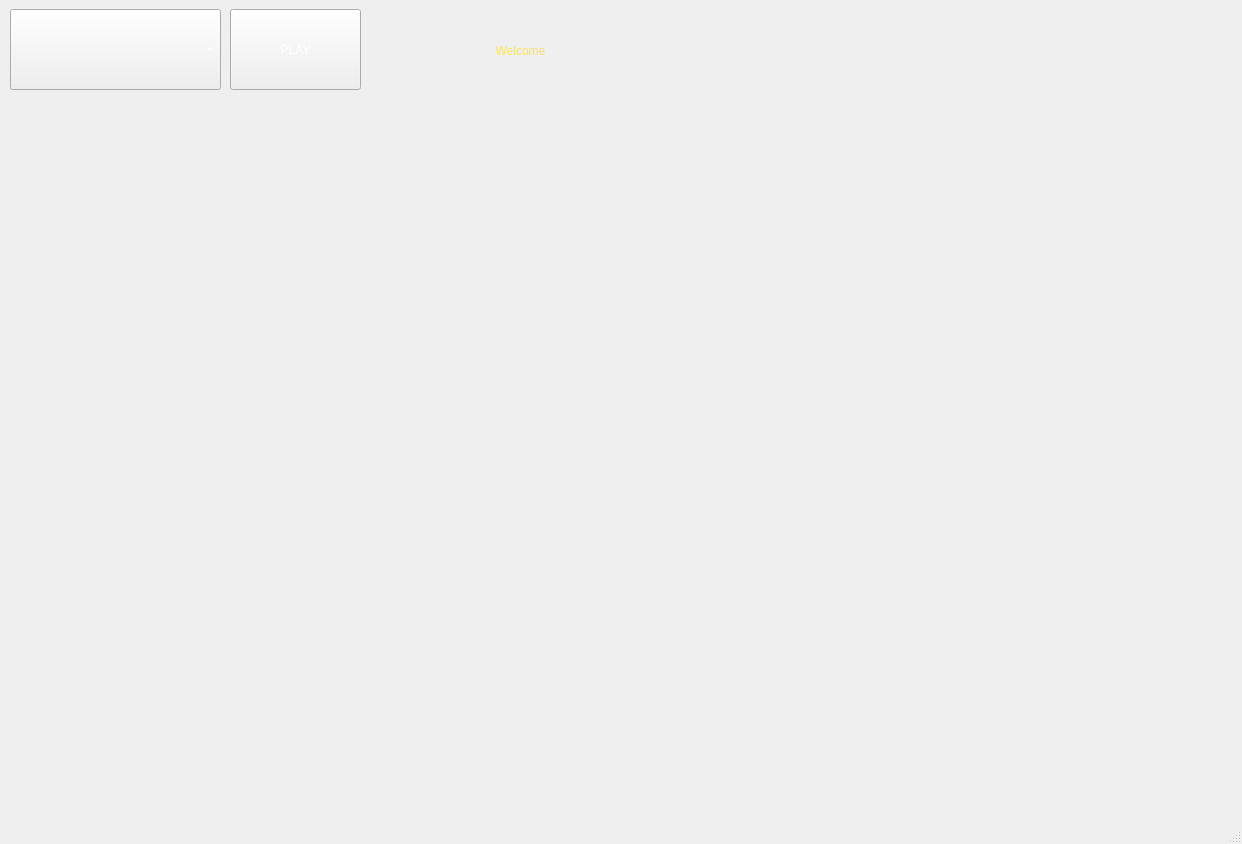
<?xml version="1.0" encoding="UTF-8"?>
<ui version="4.0">
 <class>MainWindow</class>
 <widget class="QMainWindow" name="MainWindow">
  <property name="geometry">
   <rect>
    <x>0</x>
    <y>0</y>
    <width>1242</width>
    <height>844</height>
   </rect>
  </property>
  <property name="windowTitle">
   <string>MainWindow</string>
  </property>
  <property name="styleSheet">
   <string notr="true">background-color: qlineargradient(spread:pad, x1:0, y1:0, x2:1, y2:1, stop:0 rgba(0, 0, 0, 255), stop:0.0738636 rgba(82, 0, 0, 255), stop:0.225 rgba(0, 0, 0, 255), stop:0.285 rgba(0, 0, 0, 255), stop:0.345 rgba(0, 0, 0, 255), stop:0.415 rgba(0, 0, 111, 255), stop:0.52 rgba(0, 0, 0, 255), stop:0.57 rgba(0, 0, 192, 255), stop:0.635 rgba(0, 0, 0, 255), stop:0.693182 rgba(0, 0, 0, 255), stop:0.75 rgba(0, 0, 0, 255), stop:0.815 rgba(63, 0, 0, 255), stop:0.88 rgba(128, 0, 0, 255), stop:0.935 rgba(77, 0, 0, 255), stop:1 rgba(35, 40, 3, 255));</string>
  </property>
  <widget class="QWidget" name="centralwidget">
   <widget class="QPushButton" name="generate">
    <property name="geometry">
     <rect>
      <x>230</x>
      <y>9</y>
      <width>131</width>
      <height>81</height>
     </rect>
    </property>
    <property name="styleSheet">
     <string notr="true">font: 20pt &quot;Snap ITC&quot;;
color: rgb(255, 255, 255);
</string>
    </property>
    <property name="text">
     <string>PLAY</string>
    </property>
   </widget>
   <widget class="QLabel" name="champ">
    <property name="geometry">
     <rect>
      <x>370</x>
      <y>0</y>
      <width>301</width>
      <height>101</height>
     </rect>
    </property>
    <property name="autoFillBackground">
     <bool>false</bool>
    </property>
    <property name="styleSheet">
     <string notr="true">font: 26pt &quot;Snap ITC&quot;;
color: qconicalgradient(cx:0, cy:0, angle:135, stop:0 rgba(255, 255, 0, 69), stop:0.375 rgba(255, 255, 0, 69), stop:0.423533 rgba(251, 255, 0, 145), stop:0.45 rgba(247, 255, 0, 208), stop:0.477581 rgba(255, 244, 71, 130), stop:0.518717 rgba(255, 218, 71, 130), stop:0.55 rgba(255, 255, 0, 255), stop:0.57754 rgba(255, 203, 0, 130), stop:0.625 rgba(255, 255, 0, 69), stop:1 rgba(255, 255, 0, 69));</string>
    </property>
    <property name="text">
     <string>Welcome</string>
    </property>
    <property name="alignment">
     <set>Qt::AlignCenter</set>
    </property>
   </widget>
   <widget class="QComboBox" name="roles">
    <property name="geometry">
     <rect>
      <x>10</x>
      <y>9</y>
      <width>211</width>
      <height>81</height>
     </rect>
    </property>
    <property name="styleSheet">
     <string notr="true">font: 25pt &quot;Snap ITC&quot;;
color: rgb(255, 255, 255);</string>
    </property>
   </widget>
   <widget class="QLabel" name="img">
    <property name="geometry">
     <rect>
      <x>16</x>
      <y>116</y>
      <width>1211</width>
      <height>701</height>
     </rect>
    </property>
    <property name="layoutDirection">
     <enum>Qt::LeftToRight</enum>
    </property>
    <property name="text">
     <string/>
    </property>
    <property name="alignment">
     <set>Qt::AlignCenter</set>
    </property>
   </widget>
   <widget class="QLabel" name="role1">
    <property name="enabled">
     <bool>true</bool>
    </property>
    <property name="geometry">
     <rect>
      <x>682</x>
      <y>5</y>
      <width>131</width>
      <height>101</height>
     </rect>
    </property>
    <property name="autoFillBackground">
     <bool>false</bool>
    </property>
    <property name="styleSheet">
     <string notr="true">font: 25pt &quot;Snap ITC&quot;;
</string>
    </property>
    <property name="text">
     <string/>
    </property>
    <property name="alignment">
     <set>Qt::AlignLeading|Qt::AlignLeft|Qt::AlignVCenter</set>
    </property>
   </widget>
   <widget class="QLabel" name="role2">
    <property name="enabled">
     <bool>true</bool>
    </property>
    <property name="geometry">
     <rect>
      <x>819</x>
      <y>5</y>
      <width>131</width>
      <height>101</height>
     </rect>
    </property>
    <property name="autoFillBackground">
     <bool>false</bool>
    </property>
    <property name="styleSheet">
     <string notr="true">font: 25pt &quot;Snap ITC&quot;;
</string>
    </property>
    <property name="text">
     <string/>
    </property>
    <property name="alignment">
     <set>Qt::AlignLeading|Qt::AlignLeft|Qt::AlignVCenter</set>
    </property>
   </widget>
   <widget class="QLabel" name="role3">
    <property name="enabled">
     <bool>true</bool>
    </property>
    <property name="geometry">
     <rect>
      <x>959</x>
      <y>5</y>
      <width>131</width>
      <height>101</height>
     </rect>
    </property>
    <property name="autoFillBackground">
     <bool>false</bool>
    </property>
    <property name="styleSheet">
     <string notr="true">font: 25pt &quot;Snap ITC&quot;;
</string>
    </property>
    <property name="text">
     <string/>
    </property>
    <property name="alignment">
     <set>Qt::AlignLeading|Qt::AlignLeft|Qt::AlignVCenter</set>
    </property>
   </widget>
   <widget class="QLabel" name="role4">
    <property name="enabled">
     <bool>true</bool>
    </property>
    <property name="geometry">
     <rect>
      <x>1099</x>
      <y>4</y>
      <width>131</width>
      <height>101</height>
     </rect>
    </property>
    <property name="autoFillBackground">
     <bool>false</bool>
    </property>
    <property name="styleSheet">
     <string notr="true">font: 25pt &quot;Snap ITC&quot;;
</string>
    </property>
    <property name="text">
     <string/>
    </property>
    <property name="alignment">
     <set>Qt::AlignLeading|Qt::AlignLeft|Qt::AlignVCenter</set>
    </property>
   </widget>
   <widget class="QLabel" name="loading">
    <property name="geometry">
     <rect>
      <x>10</x>
      <y>91</y>
      <width>341</width>
      <height>21</height>
     </rect>
    </property>
    <property name="styleSheet">
     <string notr="true">color: rgb(0, 255, 0);
font: 14pt &quot;MS Shell Dlg 2&quot;;</string>
    </property>
    <property name="text">
     <string/>
    </property>
    <property name="alignment">
     <set>Qt::AlignCenter</set>
    </property>
   </widget>
   <zorder>img</zorder>
   <zorder>generate</zorder>
   <zorder>roles</zorder>
   <zorder>champ</zorder>
   <zorder>role1</zorder>
   <zorder>role2</zorder>
   <zorder>role3</zorder>
   <zorder>role4</zorder>
   <zorder>loading</zorder>
  </widget>
  <widget class="QStatusBar" name="statusbar"/>
 </widget>
 <resources/>
 <connections/>
</ui>
